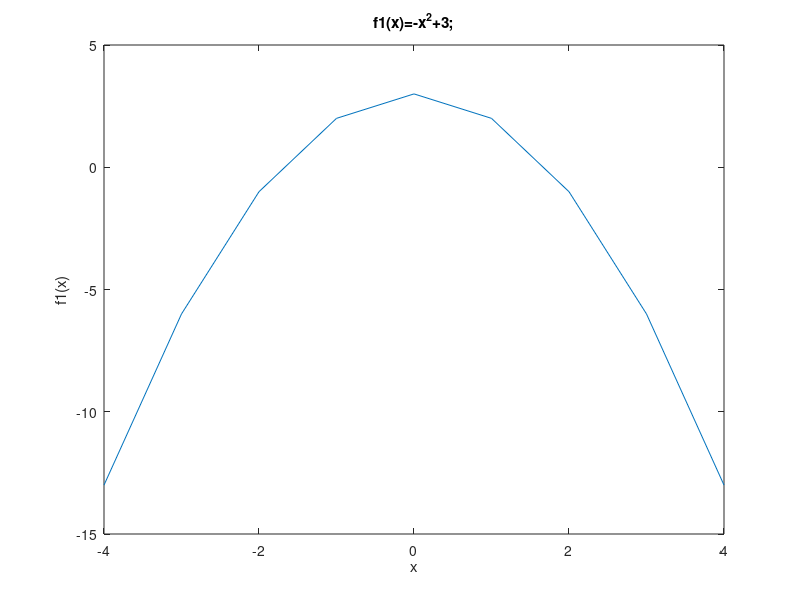

The MATLAB source for this figure:
%Titulo: Modelo Matematico_Funciones
%Descripcion: Scrip para graficar 1) f1(x)=x2+3 si? (-5,?)
%Autor: Jessica Martinez Jimenez
%Fecha: Jueves, 15 de Abril del 2021

%f1(x)=x2+3
%limpiar variables
clear
%rango de -4..5 en i= 1
x=-4:1:4;
%valor de la funcion
f1=-x.^2+3;
%dibujar x,y
plot (x,f1)
%titulo
title("f1(x)=-x^2+3;");
%Etiqueta para x
xlabel ("x");
%Etiqueta para y
ylabel ("f1(x)");